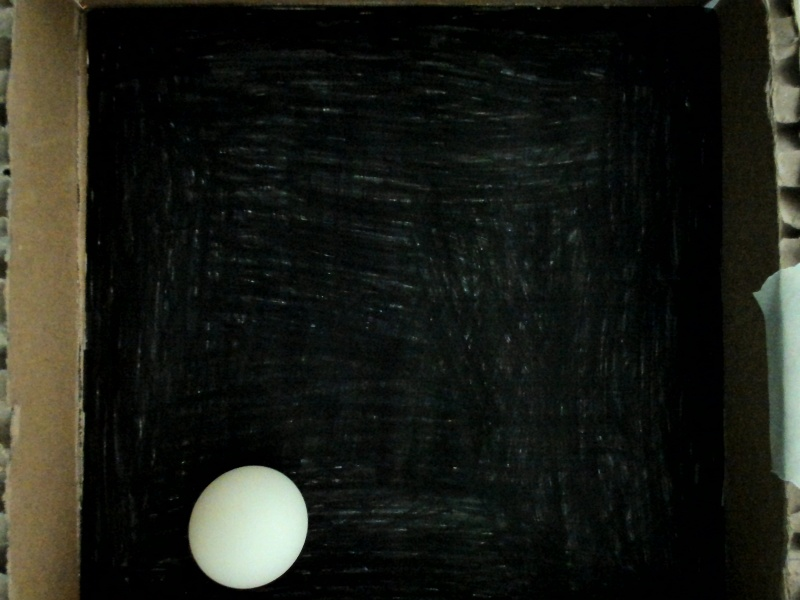
#> input picture src/ball_detection/images/ball_on_plate.jpg, 800 x 600 px
$ jupyter execute ball_tracker_approach_2.ipynb
#> lines starting #> are read from the running program, lines starting #| are printed output that depends on the picture; after the words box and inside, x2 and y2 are one past the last pixel; in counts of white or black regions, pixels touching at a corner belong together
[cell 1]
import cv2
import numpy as np
import matplotlib.pyplot as plt

[cell 2]
img_bgr = cv2.imread("images/ball_on_plate.jpg")
#> img_bgr is the input picture: shape (600, 800, 3); mean B, G, R 23.4, 30.1, 28.4
img_rgb = cv2.cvtColor(img_bgr, cv2.COLOR_BGR2RGB)

plt.imshow(img_rgb)
plt.show()

[cell 3]
crop_top, crop_left = 0, 86
crop_bottom, crop_right = 0, 70
img_rgb = img_rgb[crop_top:img_rgb.shape[0] - crop_bottom, crop_left:img_rgb.shape[1] - crop_right]
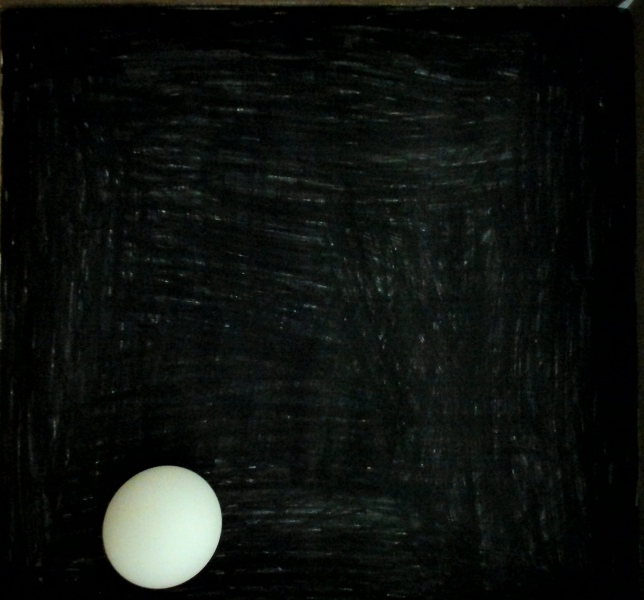
#> img_rgb: shape (600, 644, 3); mean R, G, B 14.3, 17.7, 15

plt.imshow(img_rgb)
plt.show()

[cell 4]
img_gray = cv2.cvtColor(img_rgb, cv2.COLOR_RGB2GRAY)
plt.imshow(img_gray)
plt.show()

[cell 5]
_, tresh = cv2.threshold(img_gray, 120, 255, cv2.THRESH_BINARY)
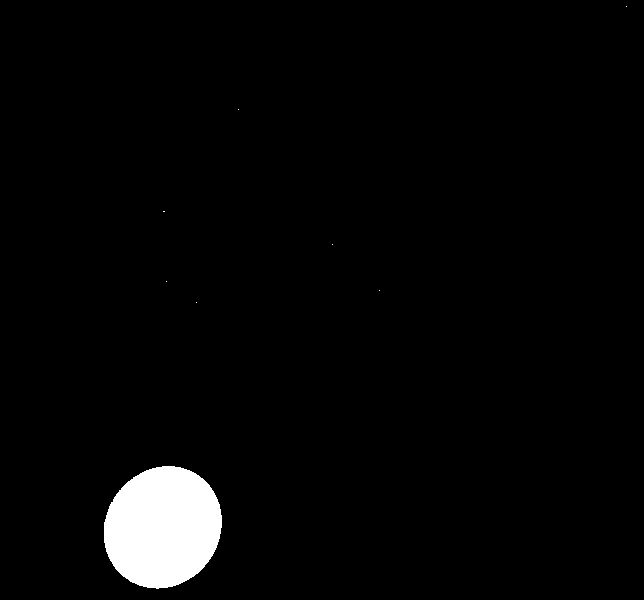
#> tresh: shape (600, 644); 2.9% white; 8 white regions (7 under 20 px)

plt.imshow(tresh)
plt.show()

[cell 6]
contours, _ = cv2.findContours(tresh, cv2.RETR_EXTERNAL, cv2.CHAIN_APPROX_SIMPLE)
#> contours = 8 contours, 7 with area under 20; largest, box (x1, y1, x2, y2) and area: (104, 466, 222, 589) 11130
print(f"contours: {len(contours)}")
#| contours: 8

[cell 7]
img_rgb_copy = img_rgb.copy()
if contours:
    # Bekomme die größte contour
    largest_contour = max(contours, key=cv2.contourArea)
#> largest_contour = contour of 181 points, box (x1, y1, x2, y2) (104, 466, 222, 589), area 11130

    # Erhalten den bereich der Contour
    area = cv2.contourArea(largest_contour)
#> area = 11130.5
    print(f"area: {area}")
#| area: 11130.5

    # Bekomme die x, y koordinate und den radius
    (x,y), radius = cv2.minEnclosingCircle(largest_contour)
#> x = 162.5; y = 527; radius = 63.03

    # Da float, in int umwandeln
    center = (int(x), int(y))
#> center = (162, 527)
    radius = int(radius)
#> radius = 63

    print(f"center: {center}")
#| center: (162, 527)
    print(f"radius: {radius}")
#| radius: 63

    # Zeichne Kreis
    cv2.circle(img_rgb_copy, center, radius, (0, 255, 0), 4)

    ellipse = cv2.fitEllipse(largest_contour)
#> ellipse = ((162.4, 526.9), (113.1, 125.3), 34.92)

    cv2.ellipse(img_rgb_copy, ellipse, (0, 0, 255), 4)
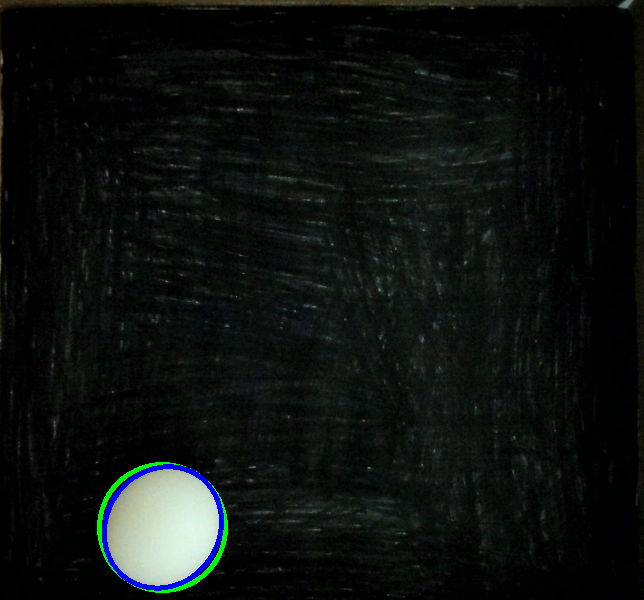
#> img_rgb_copy: shape (600, 644, 3); mean R, G, B 13.7, 17.9, 15.8

# bild anzeigen
plt.imshow(img_rgb_copy)
plt.show()
